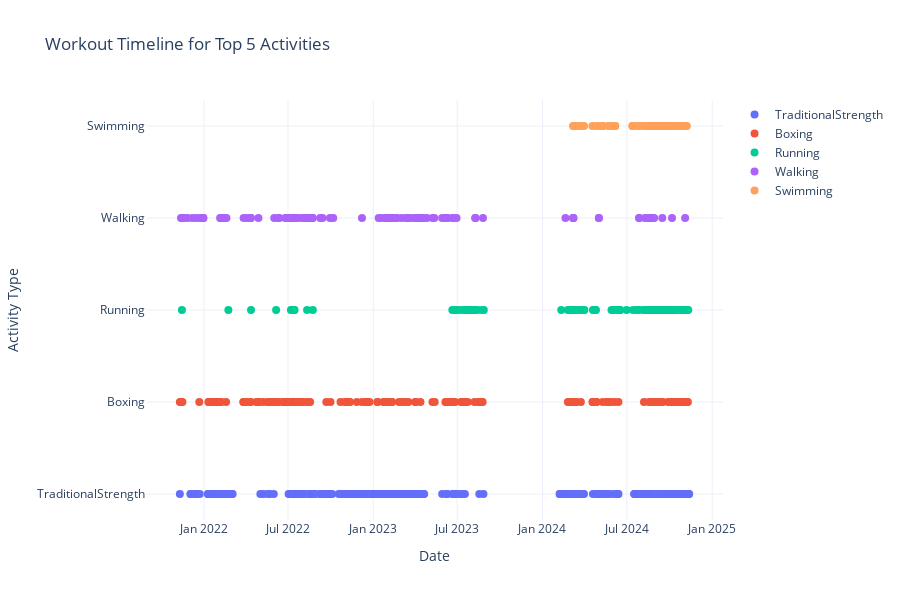

The code cell stored with this chart in its notebook:
### Code cell
import pandas as pd
import plotly.graph_objects as go
import plotly.express as px

# Ensure pandas correctly processes the datetime columns
Workouts2['startDate'] = pd.to_datetime(Workouts2['startDate'], errors='coerce')
Workouts2['endDate'] = pd.to_datetime(Workouts2['endDate'], errors='coerce')

# Filter for the top 5 activities based on entries
top_activities = Workouts2['cleanedActivityType'].value_counts().head(5).index
filtered_workouts = Workouts2[Workouts2['cleanedActivityType'].isin(top_activities)]

# Create a color palette for the top activities
colors = px.colors.qualitative.Plotly
activity_colors = {activity: colors[i % len(colors)] for i, activity in enumerate(top_activities)}

# Build the timeline
fig = go.Figure()

for activity in top_activities:
    activity_df = filtered_workouts[filtered_workouts['cleanedActivityType'] == activity]
    fig.add_trace(go.Scatter(
        x=activity_df['startDate'],
        y=[activity] * len(activity_df),  # Position the activities on the y-axis
        mode='markers',
        marker=dict(color=activity_colors[activity], size=8),
        name=activity
    ))

# Customize layout
fig.update_layout(
    title="Workout Timeline for Top 5 Activities",
    xaxis_title="Date",
    yaxis=dict(
        title="Activity Type",
        tickvals=top_activities,
        ticktext=top_activities
    ),
    template="plotly_white",
    height=600,
    showlegend=True
)

fig.show()

### Figure 1 — Plotly figure (JSON) as saved in the notebook; plotly's stock layout.template omitted (floating-point values rounded to 4 significant figures; data arrays with more than 128 entries replaced by an {"elided": "..."} marker saying what was removed)
{"data": [{"marker": {"color": "#636EFA", "size": 8}, "mode": "markers", "name": "TraditionalStrength", "type": "scatter", "x": {"elided": "299 str values"}, "y": {"elided": "299 str values"}}, {"marker": {"color": "#EF553B", "size": 8}, "mode": "markers", "name": "Boxing", "type": "scatter", "x": {"elided": "170 str values"}, "y": {"elided": "170 str values"}}, {"marker": {"color": "#00CC96", "size": 8}, "mode": "markers", "name": "Running", "type": "scatter", "x": {"elided": "148 str values"}, "y": {"elided": "148 str values"}}, {"marker": {"color": "#AB63FA", "size": 8}, "mode": "markers", "name": "Walking", "type": "scatter", "x": ["2021-11-12T08:35:49-06:00", "2021-11-14T11:03:06-06:00", "2021-11-15T07:28:20-06:00", "2021-11-15T22:00:15-06:00", "2021-11-16T07:16:09-06:00", "2021-11-19T08:21:10-06:00", "2021-11-26T08:23:28-06:00", "2021-12-06T09:47:37-06:00", "2021-12-14T16:04:10-06:00", "2021-12-22T11:04:03-06:00", "2021-12-29T11:26:27-06:00", "2021-12-29T12:32:13-06:00", "2021-12-30T12:44:34-06:00", "2021-12-30T13:08:52-06:00", "2022-02-04T16:22:58-06:00", "2022-02-06T09:03:43-06:00", "2022-02-07T07:46:36-06:00", "2022-02-08T09:36:58-06:00", "2022-02-12T08:43:47-06:00", "2022-02-18T07:41:58-06:00", "2022-03-27T08:19:53-06:00", "2022-04-03T10:11:01-06:00", "2022-04-11T09:01:42-06:00", "2022-04-12T09:01:13-06:00", "2022-04-28T09:10:33-06:00", "2022-06-01T10:02:16-06:00", "2022-06-09T10:49:15-06:00", "2022-06-12T08:03:19-06:00", "2022-06-25T08:36:30-06:00", "2022-06-27T09:09:38-06:00", "2022-06-30T14:02:07-06:00", "2022-07-05T09:14:38-06:00", "2022-07-05T10:00:30-06:00", "2022-07-07T10:43:38-06:00", "2022-07-07T12:18:36-06:00", "2022-07-15T06:25:39-06:00", "2022-07-15T07:42:36-06:00", "2022-07-20T08:46:28-06:00", "2022-07-25T08:55:40-06:00", "2022-08-02T10:10:54-06:00", "2022-08-08T06:11:28-06:00", "2022-08-08T11:06:39-06:00", "2022-08-08T15:05:56-06:00", "2022-08-09T06:17:27-06:00", "2022-08-09T06:43:38-06:00", "2022-08-09T13:31:41-06:00", "2022-08-09T13:37:12-06:00", "2022-08-16T13:49:07-06:00", "2022-08-17T17:52:59-06:00", "2022-08-22T15:44:49-06:00", "2022-08-22T17:58:20-06:00", "2022-08-23T14:31:21-06:00", "2022-09-08T13:53:07-06:00", "2022-09-13T13:47:43-06:00", "2022-09-29T15:06:38-06:00", "2022-10-06T15:57:08-06:00", "2022-12-07T16:30:04-06:00", "2023-01-12T17:09:13-06:00", "2023-01-17T15:26:48-06:00", "2023-01-26T18:11:13-06:00", "2023-01-27T06:37:36-06:00", "2023-01-27T10:05:34-06:00", "2023-01-30T06:00:49-06:00", "2023-02-01T11:01:59-06:00", "2023-02-01T11:25:04-06:00", "2023-02-02T15:13:07-06:00", "2023-02-08T06:17:44-06:00", "2023-02-10T13:23:15-06:00", "2023-02-11T17:28:22-06:00", "2023-02-14T14:43:43-06:00", "2023-02-15T05:59:18-06:00", "2023-02-19T18:03:50-06:00", "2023-02-21T06:43:50-06:00", "2023-03-02T19:17:13-06:00", "2023-03-12T12:16:26-06:00", "2023-03-13T20:20:56-06:00", "2023-03-14T06:14:13-06:00", "2023-03-17T16:23:32-06:00", "2023-03-22T15:12:13-06:00", "2023-03-30T09:28:23-06:00", "2023-04-03T21:33:27-06:00", "2023-04-05T16:41:16-06:00", "2023-04-06T18:18:33-06:00", "2023-04-10T06:43:02-06:00", "2023-04-13T09:30:56-06:00", "2023-04-13T13:59:10-06:00", "2023-04-18T18:58:04-06:00", "2023-04-20T14:25:23-06:00", "2023-04-26T14:19:39-06:00", "2023-05-08T17:15:51-06:00", "2023-05-12T17:03:50-06:00", "2023-05-29T14:50:41-06:00", "2023-06-05T14:08:29-06:00", "2023-06-06T11:58:58-06:00", "2023-06-07T16:57:50-06:00", "2023-06-07T18:38:39-06:00", "2023-06-08T12:40:33-06:00", "2023-06-08T15:24:19-06:00", "2023-06-09T19:12:30-06:00", "2023-06-20T14:32:28-06:00", "2023-06-22T18:50:54-06:00", "2023-06-29T15:25:26-06:00", "2023-08-08T15:56:00-06:00", "2023-08-09T16:45:31-06:00", "2023-08-25T16:25:03-06:00", "2024-02-19T13:08:01-06:00", "2024-03-06T18:31:29-06:00", "2024-03-07T11:41:04-06:00", "2024-03-07T18:42:49-06:00", "2024-05-01T14:44:10-06:00", "2024-05-01T16:14:25-06:00", "2024-07-27T10:01:58-06:00", "2024-07-27T10:26:06-06:00", "2024-08-08T18:54:34-06:00", "2024-08-14T08:15:19-06:00", "2024-08-20T07:36:18-06:00", "2024-08-20T11:47:53-06:00", "2024-08-20T11:55:09-06:00", "2024-08-21T08:02:49-06:00", "2024-08-25T12:57:40-06:00", "2024-08-28T20:51:52-06:00", "2024-09-15T09:44:44-06:00", "2024-10-06T09:21:01-06:00", "2024-11-03T15:37:56-06:00"], "y": ["Walking", "Walking", "Walking", "Walking", "Walking", "Walking", "Walking", "Walking", "Walking", "Walking", "Walking", "Walking", "Walking", "Walking", "Walking", "Walking", "Walking", "Walking", "Walking", "Walking", "Walking", "Walking", "Walking", "Walking", "Walking", "Walking", "Walking", "Walking", "Walking", "Walking", "Walking", "Walking", "Walking", "Walking", "Walking", "Walking", "Walking", "Walking", "Walking", "Walking", "Walking", "Walking", "Walking", "Walking", "Walking", "Walking", "Walking", "Walking", "Walking", "Walking", "Walking", "Walking", "Walking", "Walking", "Walking", "Walking", "Walking", "Walking", "Walking", "Walking", "Walking", "Walking", "Walking", "Walking", "Walking", "Walking", "Walking", "Walking", "Walking", "Walking", "Walking", "Walking", "Walking", "Walking", "Walking", "Walking", "Walking", "Walking", "Walking", "Walking", "Walking", "Walking", "Walking", "Walking", "Walking", "Walking", "Walking", "Walking", "Walking", "Walking", "Walking", "Walking", "Walking", "Walking", "Walking", "Walking", "Walking", "Walking", "Walking", "Walking", "Walking", "Walking", "Walking", "Walking", "Walking", "Walking", "Walking", "Walking", "Walking", "Walking", "Walking", "Walking", "Walking", "Walking", "Walking", "Walking", "Walking", "Walking", "Walking", "Walking", "Walking", "Walking", "Walking", "Walking"]}, {"marker": {"color": "#FFA15A", "size": 8}, "mode": "markers", "name": "Swimming", "type": "scatter", "x": ["2024-03-06T20:04:07-06:00", "2024-03-09T11:17:36-06:00", "2024-03-11T20:01:17-06:00", "2024-03-19T20:04:55-06:00", "2024-03-22T20:07:05-06:00", "2024-03-25T20:18:54-06:00", "2024-03-26T21:15:51-06:00", "2024-03-26T21:20:23-06:00", "2024-03-30T15:06:07-06:00", "2024-04-17T18:41:09-06:00", "2024-04-26T19:21:32-06:00", "2024-05-02T19:56:03-06:00", "2024-05-10T19:48:08-06:00", "2024-05-10T19:57:34-06:00", "2024-05-22T20:29:08-06:00", "2024-05-23T21:55:57-06:00", "2024-05-28T21:54:27-06:00", "2024-06-05T20:51:39-06:00", "2024-06-05T20:57:05-06:00", "2024-07-12T20:07:49-06:00", "2024-07-13T13:14:01-06:00", "2024-07-13T13:16:25-06:00", "2024-07-23T20:25:34-06:00", "2024-07-25T21:18:00-06:00", "2024-07-29T20:30:24-06:00", "2024-08-07T19:45:14-06:00", "2024-08-08T20:15:52-06:00", "2024-08-12T19:56:51-06:00", "2024-08-16T18:03:45-06:00", "2024-08-19T20:09:35-06:00", "2024-08-23T17:28:44-06:00", "2024-08-26T19:33:03-06:00", "2024-08-30T19:44:28-06:00", "2024-09-03T20:50:57-06:00", "2024-09-06T19:41:29-06:00", "2024-09-06T19:48:59-06:00", "2024-09-11T21:47:22-06:00", "2024-09-13T08:06:11-06:00", "2024-09-13T08:21:18-06:00", "2024-09-16T12:49:22-06:00", "2024-09-16T12:58:42-06:00", "2024-09-18T20:28:03-06:00", "2024-09-23T19:37:18-06:00", "2024-09-27T19:09:51-06:00", "2024-10-02T19:36:05-06:00", "2024-10-04T18:48:36-06:00", "2024-10-04T19:00:39-06:00", "2024-10-09T20:08:41-06:00", "2024-10-09T20:12:10-06:00", "2024-10-11T19:08:28-06:00", "2024-10-18T18:41:00-06:00", "2024-10-21T19:15:33-06:00", "2024-10-25T19:26:49-06:00", "2024-10-30T20:15:34-06:00", "2024-11-04T20:09:57-06:00", "2024-11-07T07:56:09-06:00"], "y": ["Swimming", "Swimming", "Swimming", "Swimming", "Swimming", "Swimming", "Swimming", "Swimming", "Swimming", "Swimming", "Swimming", "Swimming", "Swimming", "Swimming", "Swimming", "Swimming", "Swimming", "Swimming", "Swimming", "Swimming", "Swimming", "Swimming", "Swimming", "Swimming", "Swimming", "Swimming", "Swimming", "Swimming", "Swimming", "Swimming", "Swimming", "Swimming", "Swimming", "Swimming", "Swimming", "Swimming", "Swimming", "Swimming", "Swimming", "Swimming", "Swimming", "Swimming", "Swimming", "Swimming", "Swimming", "Swimming", "Swimming", "Swimming", "Swimming", "Swimming", "Swimming", "Swimming", "Swimming", "Swimming", "Swimming", "Swimming"]}], "layout": {"height": 600, "showlegend": true, "title": {"text": "Workout Timeline for Top 5 Activities"}, "xaxis": {"title": {"text": "Date"}}, "yaxis": {"ticktext": ["TraditionalStrength", "Boxing", "Running", "Walking", "Swimming"], "tickvals": ["TraditionalStrength", "Boxing", "Running", "Walking", "Swimming"], "title": {"text": "Activity Type"}}}}
